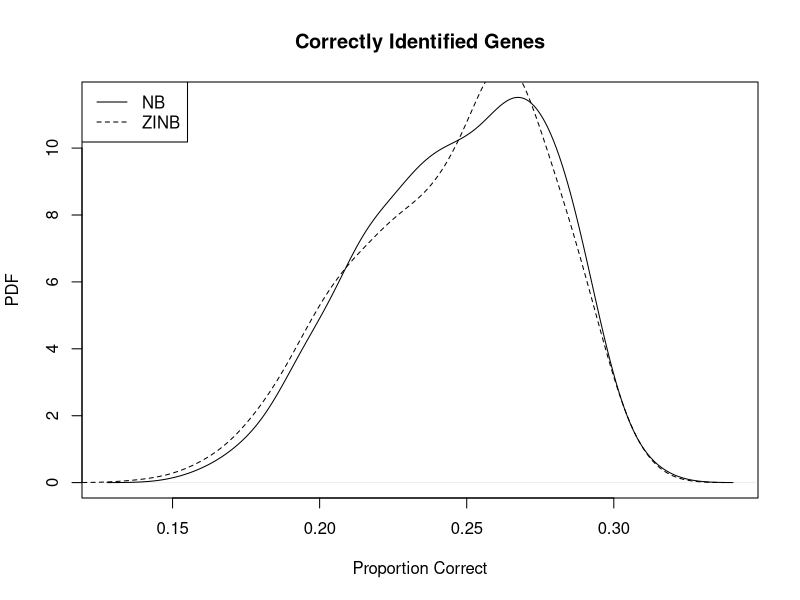

Generate this figure with R:
## ---- chunk 1
library(knitr)
## ---- chunk 2
NB <- read.csv(file = 'compcodeRbaySeqNB.csv')
ZINB <- read.csv(file = 'compcodeRbaySeqZINB.csv')
## ---- chunk 3
# Create a matrix holding the mean and variance for the NB and ZINB priors.
statistics <- matrix(c(mean(ZINB$Correct.DE), mean(NB$Correct.DE), var(ZINB$Correct.DE), var(NB$Correct.DE)), nrow = 2)

# Name the rows 'NB' and 'ZINB'.
rownames(statistics) <- c('NB', 'ZINB')

# Name the columns 'Mean' and 'Variance'. 
colnames(statistics) <- c('Mean', 'Variance')

# Create a table holding the priors' stats.
kable(statistics)
## ---- chunk 4
plot(density(NB$Correct.DE, width = .035), ylab = 'PDF', 
     xlab = 'Proportion Correct', main = 'Correctly Identified Genes', type = 'n')
lines(density(NB$Correct.DE, width = .035))
lines(density(ZINB$Correct.DE, width = .035), lty = 2)
legend('topleft', c('NB', 'ZINB'), lty = c(1,2))
